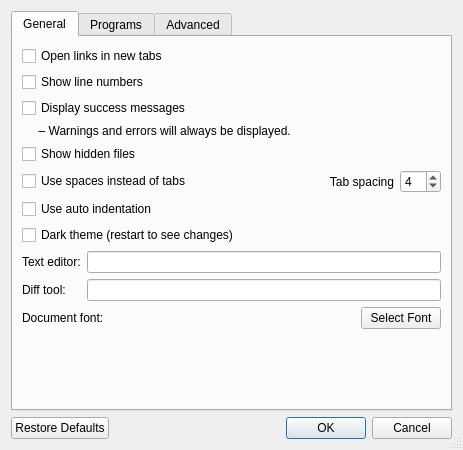
<?xml version="1.0" encoding="UTF-8"?>
<ui version="4.0">
 <class>Dialog</class>
 <widget class="QDialog" name="Dialog">
  <property name="geometry">
   <rect>
    <x>0</x>
    <y>0</y>
    <width>463</width>
    <height>450</height>
   </rect>
  </property>
  <property name="windowTitle">
   <string>Preferences</string>
  </property>
  <property name="windowIcon">
   <iconset theme="preferences-system">
    <normaloff/>
   </iconset>
  </property>
  <property name="sizeGripEnabled">
   <bool>true</bool>
  </property>
  <property name="modal">
   <bool>true</bool>
  </property>
  <layout class="QVBoxLayout" name="verticalLayout">
   <item>
    <widget class="QTabWidget" name="tabWidget">
     <property name="currentIndex">
      <number>0</number>
     </property>
     <widget class="QWidget" name="tab_General">
      <attribute name="title">
       <string>General</string>
      </attribute>
      <layout class="QVBoxLayout" name="layoutGeneral">
       <item>
        <widget class="QCheckBox" name="checkBox_newTab">
         <property name="toolTip">
          <string>Open links in new tabs instead of the current tab</string>
         </property>
         <property name="text">
          <string>Open links in new tabs</string>
         </property>
        </widget>
       </item>
       <item>
        <widget class="QCheckBox" name="checkBox_lineNumbers">
         <property name="text">
          <string>Show line numbers</string>
         </property>
        </widget>
       </item>
       <item>
        <widget class="QCheckBox" name="checkBox_showAllMessages">
         <property name="text">
          <string>Display success messages</string>
         </property>
        </widget>
       </item>
       <item>
        <widget class="QLabel" name="label_showAllMessages">
         <property name="text">
          <string>     – Warnings and errors will always be displayed.</string>
         </property>
         <property name="buddy">
          <cstring>checkBox_showAllMessages</cstring>
         </property>
        </widget>
       </item>
       <item>
        <widget class="QCheckBox" name="checkBox_showHiddenFiles">
         <property name="toolTip">
          <string>Show hidden files (on Unix, files starting with a &quot;.&quot;) in file dialogs</string>
         </property>
         <property name="text">
          <string>Show hidden files</string>
         </property>
        </widget>
       </item>
       <item>
        <layout class="QHBoxLayout" name="useSpacesLayout">
         <item>
          <widget class="QCheckBox" name="useSpacesCheckBox">
           <property name="toolTip">
            <string>Insert spaces instead of a tab character when the Tab key is pressed</string>
           </property>
           <property name="text">
            <string>Use spaces instead of tabs</string>
           </property>
          </widget>
         </item>
         <item>
          <widget class="QLabel" name="useSpacesLabel">
           <property name="sizePolicy">
            <sizepolicy hsizetype="MinimumExpanding" vsizetype="Preferred">
             <horstretch>0</horstretch>
             <verstretch>0</verstretch>
            </sizepolicy>
           </property>
           <property name="toolTip">
            <string>The number of spaces equivalent to one tab stop</string>
           </property>
           <property name="text">
            <string>Tab spacing</string>
           </property>
           <property name="alignment">
            <set>Qt::AlignRight|Qt::AlignTrailing|Qt::AlignVCenter</set>
           </property>
           <property name="buddy">
            <cstring>useSpacesSpinBox</cstring>
           </property>
          </widget>
         </item>
         <item>
          <widget class="QSpinBox" name="useSpacesSpinBox">
           <property name="minimum">
            <number>1</number>
           </property>
           <property name="maximum">
            <number>96</number>
           </property>
           <property name="value">
            <number>4</number>
           </property>
          </widget>
         </item>
        </layout>
       </item>
       <item>
        <widget class="QCheckBox" name="checkBox_autoIndent">
         <property name="toolTip">
          <string>Automatically indent new lines the same as the line above</string>
         </property>
         <property name="text">
          <string>Use auto indentation</string>
         </property>
        </widget>
       </item>
       <item>
        <widget class="QCheckBox" name="themeWidget">
         <property name="toolTip">
          <string>Use the dark UI theme. You must restart the application to see any changes for this setting.</string>
         </property>
         <property name="text">
          <string>Dark theme (restart to see changes)</string>
         </property>
        </widget>
       </item>
       <item>
        <layout class="QFormLayout" name="formLayout">
         <item row="0" column="0">
          <widget class="QLabel" name="labelTextEditor">
           <property name="text">
            <string>Text editor:</string>
           </property>
           <property name="buddy">
            <cstring>lineEditTextEditor</cstring>
           </property>
          </widget>
         </item>
         <item row="0" column="1">
          <widget class="QLineEdit" name="lineEditTextEditor"/>
         </item>
         <item row="1" column="0">
          <widget class="QLabel" name="labelDiffTool">
           <property name="text">
            <string>Diff tool:</string>
           </property>
           <property name="buddy">
            <cstring>lineEditDiffTool</cstring>
           </property>
          </widget>
         </item>
         <item row="1" column="1">
          <widget class="QLineEdit" name="lineEditDiffTool"/>
         </item>
        </layout>
       </item>
       <item>
        <layout class="QHBoxLayout" name="fontLayout">
         <item>
          <widget class="QLabel" name="labelFont">
           <property name="text">
            <string>Document font: </string>
           </property>
           <property name="buddy">
            <cstring>buttonFont</cstring>
           </property>
          </widget>
         </item>
         <item>
          <widget class="QPushButton" name="buttonFont">
           <property name="sizePolicy">
            <sizepolicy hsizetype="Fixed" vsizetype="Fixed">
             <horstretch>0</horstretch>
             <verstretch>0</verstretch>
            </sizepolicy>
           </property>
           <property name="text">
            <string>Select Font</string>
           </property>
           <property name="icon">
            <iconset theme="preferences-desktop-font">
             <normaloff/>
            </iconset>
           </property>
          </widget>
         </item>
        </layout>
       </item>
       <item>
        <spacer name="verticalSpacer">
         <property name="orientation">
          <enum>Qt::Vertical</enum>
         </property>
         <property name="sizeHint" stdset="0">
          <size>
           <width>20</width>
           <height>40</height>
          </size>
         </property>
        </spacer>
       </item>
      </layout>
     </widget>
     <widget class="QWidget" name="tab_Programs">
      <attribute name="title">
       <string>Programs</string>
      </attribute>
      <layout class="QGridLayout" name="layoutPrograms">
       <item row="9" column="0" colspan="2">
        <widget class="QScrollArea" name="scrollArea">
         <property name="widgetResizable">
          <bool>true</bool>
         </property>
         <widget class="QWidget" name="scrollAreaWidget">
          <property name="geometry">
           <rect>
            <x>0</x>
            <y>0</y>
            <width>421</width>
            <height>187</height>
           </rect>
          </property>
          <layout class="QGridLayout" name="scrollAreaLayout">
           <item row="2" column="0">
            <widget class="QPushButton" name="buttonNewProg">
             <property name="sizePolicy">
              <sizepolicy hsizetype="Fixed" vsizetype="Fixed">
               <horstretch>0</horstretch>
               <verstretch>0</verstretch>
              </sizepolicy>
             </property>
             <property name="toolTip">
              <string>Add another program.</string>
             </property>
             <property name="text">
              <string>&amp;New</string>
             </property>
             <property name="icon">
              <iconset theme="list-add">
               <normaloff/>
              </iconset>
             </property>
            </widget>
           </item>
           <item row="3" column="0">
            <spacer name="verticalSpacer_2">
             <property name="orientation">
              <enum>Qt::Vertical</enum>
             </property>
             <property name="sizeHint" stdset="0">
              <size>
               <width>20</width>
               <height>40</height>
              </size>
             </property>
            </spacer>
           </item>
           <item row="0" column="0">
            <widget class="QWidget" name="progWidget" native="true"/>
           </item>
           <item row="0" column="1">
            <widget class="QWidget" name="extWidget" native="true"/>
           </item>
          </layout>
         </widget>
        </widget>
       </item>
       <item row="8" column="1">
        <widget class="QLabel" name="labelExtExample">
         <property name="toolTip">
          <string>Comma-separated list. Spaces are optional.</string>
         </property>
         <property name="text">
          <string>    .exr, .tx, .tif, .tiff</string>
         </property>
        </widget>
       </item>
       <item row="8" column="0">
        <widget class="QLabel" name="labelProgExample">
         <property name="toolTip">
          <string>Command and any additional options.</string>
         </property>
         <property name="text">
          <string>    Example: RV</string>
         </property>
        </widget>
       </item>
       <item row="7" column="1">
        <widget class="QLabel" name="labelExt">
         <property name="toolTip">
          <string>Comma-separated list. Spaces are optional.</string>
         </property>
         <property name="styleSheet">
          <string notr="true">font-weight:bold;</string>
         </property>
         <property name="text">
          <string>Extension(s):</string>
         </property>
        </widget>
       </item>
       <item row="7" column="0">
        <widget class="QLabel" name="labelProg">
         <property name="toolTip">
          <string>Command and any additional options.</string>
         </property>
         <property name="styleSheet">
          <string notr="true">font-weight:bold;</string>
         </property>
         <property name="text">
          <string>Program:</string>
         </property>
        </widget>
       </item>
       <item row="1" column="0" colspan="2">
        <widget class="QLineEdit" name="lineEdit"/>
       </item>
       <item row="0" column="0" colspan="2">
        <widget class="QLabel" name="label_3">
         <property name="text">
          <string>Extensions that should open in app (ex: .usd, .txt, .xml):</string>
         </property>
         <property name="buddy">
          <cstring>lineEdit</cstring>
         </property>
        </widget>
       </item>
       <item row="2" column="0" colspan="2">
        <widget class="Line" name="line">
         <property name="orientation">
          <enum>Qt::Horizontal</enum>
         </property>
        </widget>
       </item>
       <item row="5" column="0" colspan="2">
        <layout class="QHBoxLayout" name="horizontalLayout_2">
         <item>
          <widget class="QLabel" name="label_AdtlExt">
           <property name="sizePolicy">
            <sizepolicy hsizetype="Fixed" vsizetype="Preferred">
             <horstretch>0</horstretch>
             <verstretch>0</verstretch>
            </sizepolicy>
           </property>
           <property name="styleSheet">
            <string notr="true">font: 75 11pt &quot;Sans Serif&quot;; font-weight: bold;</string>
           </property>
           <property name="text">
            <string>File Associations:</string>
           </property>
          </widget>
         </item>
        </layout>
       </item>
      </layout>
     </widget>
     <widget class="QWidget" name="tab_Advanced">
      <attribute name="title">
       <string>Advanced</string>
      </attribute>
      <layout class="QVBoxLayout" name="verticalLayout_3">
       <item>
        <widget class="QLabel" name="label">
         <property name="text">
          <string>The following options are primarily meant for debugging or as potential optimizations:</string>
         </property>
         <property name="wordWrap">
          <bool>true</bool>
         </property>
        </widget>
       </item>
       <item>
        <widget class="QCheckBox" name="checkBox_autoCompleteAddressBar">
         <property name="text">
          <string>Auto complete paths in address bar</string>
         </property>
        </widget>
       </item>
       <item>
        <widget class="QCheckBox" name="checkBox_teletypeConversion">
         <property name="toolTip">
          <string>Display teletype character codes properly in browse mode. Disable for faster loading of larger files</string>
         </property>
         <property name="text">
          <string>Display teletype colors</string>
         </property>
        </widget>
       </item>
       <item>
        <widget class="QCheckBox" name="checkBox_syntaxHighlighting">
         <property name="toolTip">
          <string>Enable syntax highlighting. Disable for faster loading of larger files</string>
         </property>
         <property name="text">
          <string>Enable syntax highlighting</string>
         </property>
        </widget>
       </item>
       <item>
        <widget class="QCheckBox" name="checkBox_parseLinks">
         <property name="toolTip">
          <string>Parse files for links to other files. Disable for faster loading of larger files</string>
         </property>
         <property name="text">
          <string>Parse links</string>
         </property>
        </widget>
       </item>
       <item>
        <widget class="QCheckBox" name="checkBox_rawViewDefault">
         <property name="toolTip">
          <string>Start new tabs in Raw View mode by default for better performance with large files</string>
         </property>
         <property name="text">
          <string>Default to Raw View mode</string>
         </property>
        </widget>
       </item>
       <item>
        <layout class="QFormLayout" name="formLayout_2">
         <item row="0" column="0">
          <widget class="QLabel" name="labelLineLimit">
           <property name="toolTip">
            <string>Number of lines to display before truncating the file. Extremely large files can lead to application lag. If a file is truncated, it will not be editable.</string>
           </property>
           <property name="text">
            <string>Line Limit:</string>
           </property>
           <property name="buddy">
            <cstring>lineLimitSpinBox</cstring>
           </property>
          </widget>
         </item>
         <item row="0" column="1">
          <layout class="QHBoxLayout" name="lineLimitHLayout">
           <item>
            <widget class="QSpinBox" name="lineLimitSpinBox">
             <property name="toolTip">
              <string>Number of lines to display before truncating the file. Extremely large files can lead to application lag. If a file is truncated, it will not be editable.</string>
             </property>
             <property name="maximum">
              <number>100000000</number>
             </property>
             <property name="value">
              <number>10000</number>
             </property>
            </widget>
           </item>
           <item>
            <spacer name="lineLimitHSpacer">
             <property name="orientation">
              <enum>Qt::Horizontal</enum>
             </property>
             <property name="sizeHint" stdset="0">
              <size>
               <width>40</width>
               <height>20</height>
              </size>
             </property>
            </spacer>
           </item>
          </layout>
         </item>
        </layout>
       </item>
       <item>
        <spacer name="verticalSpacer_3">
         <property name="orientation">
          <enum>Qt::Vertical</enum>
         </property>
         <property name="sizeHint" stdset="0">
          <size>
           <width>20</width>
           <height>40</height>
          </size>
         </property>
        </spacer>
       </item>
      </layout>
     </widget>
    </widget>
   </item>
   <item>
    <widget class="QDialogButtonBox" name="buttonBox">
     <property name="orientation">
      <enum>Qt::Horizontal</enum>
     </property>
     <property name="standardButtons">
      <set>QDialogButtonBox::Cancel|QDialogButtonBox::Ok|QDialogButtonBox::RestoreDefaults</set>
     </property>
    </widget>
   </item>
  </layout>
 </widget>
 <tabstops>
  <tabstop>tabWidget</tabstop>
  <tabstop>checkBox_newTab</tabstop>
  <tabstop>checkBox_lineNumbers</tabstop>
  <tabstop>checkBox_showAllMessages</tabstop>
  <tabstop>checkBox_showHiddenFiles</tabstop>
  <tabstop>useSpacesCheckBox</tabstop>
  <tabstop>useSpacesSpinBox</tabstop>
  <tabstop>themeWidget</tabstop>
  <tabstop>lineEditTextEditor</tabstop>
  <tabstop>lineEditDiffTool</tabstop>
  <tabstop>buttonFont</tabstop>
  <tabstop>lineEdit</tabstop>
  <tabstop>scrollArea</tabstop>
  <tabstop>buttonNewProg</tabstop>
  <tabstop>checkBox_autoCompleteAddressBar</tabstop>
  <tabstop>checkBox_teletypeConversion</tabstop>
  <tabstop>checkBox_syntaxHighlighting</tabstop>
  <tabstop>checkBox_parseLinks</tabstop>
  <tabstop>checkBox_rawViewDefault</tabstop>
  <tabstop>lineLimitSpinBox</tabstop>
  <tabstop>buttonBox</tabstop>
 </tabstops>
 <resources/>
 <connections>
  <connection>
   <sender>buttonBox</sender>
   <signal>rejected()</signal>
   <receiver>Dialog</receiver>
   <slot>reject()</slot>
   <hints>
    <hint type="sourcelabel">
     <x>325</x>
     <y>402</y>
    </hint>
    <hint type="destinationlabel">
     <x>286</x>
     <y>274</y>
    </hint>
   </hints>
  </connection>
 </connections>
</ui>
